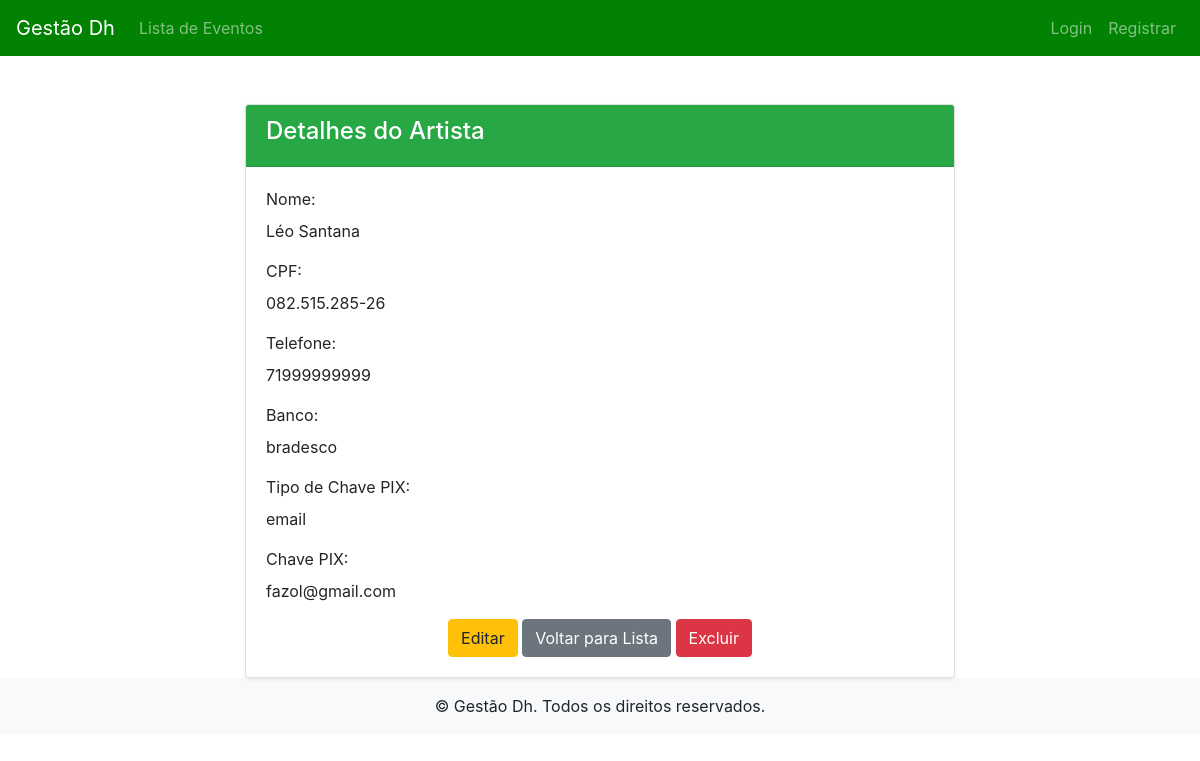
/artistas/artistas/1/detail/, run on an earlier commit of the app's database.
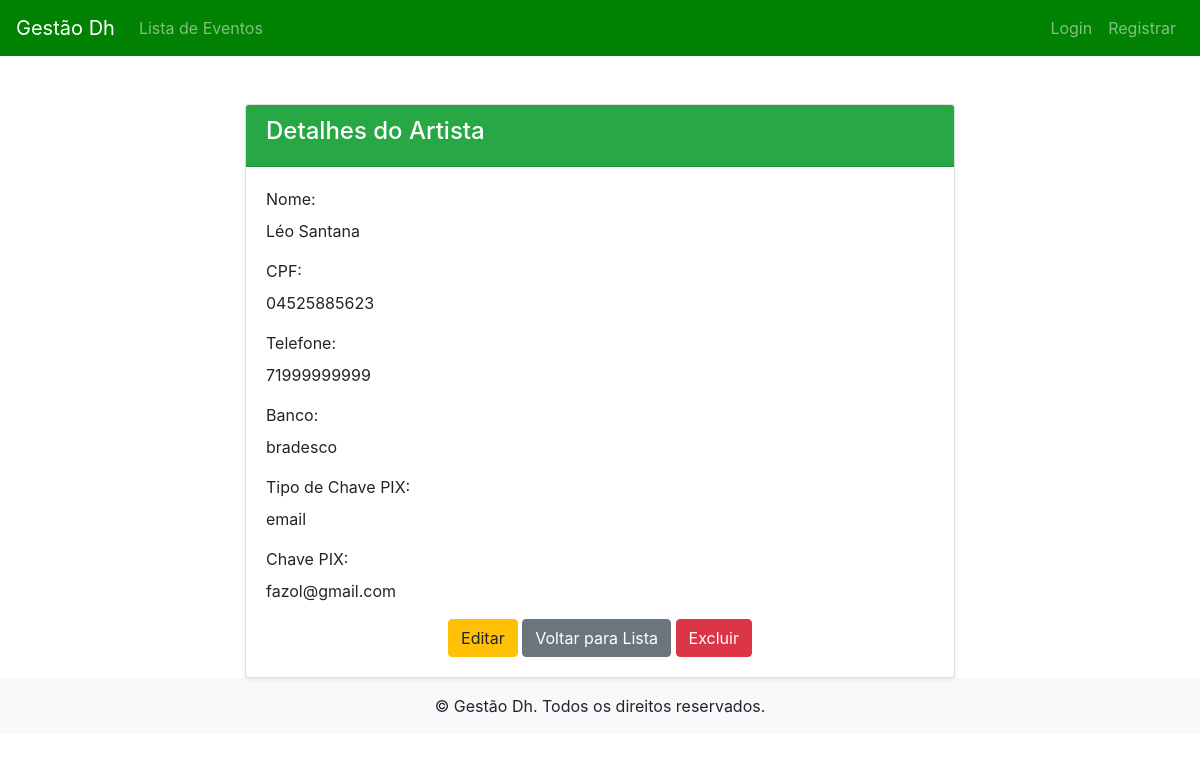
And on a later commit of the database.
### artistas/models.py (models this page shows, shortened)
class Artista(models.Model):
    nome = models.CharField(max_length=100)
    cpf = models.CharField(max_length=14, unique=True)
    telefone = models.CharField(max_length=15, null=True, blank=True)
    banco = models.CharField(max_length=100)
    tipo_chave_pix = models.CharField(max_length=10, choices=TIPO_CHAVE_CHOICES, default='cel')
    chave_pix = models.CharField(max_length=100)

### artistas/views.py (the view)
# urls.py: path('artistas/<int:pk>/detail/', views.ArtistaDetailView.as_view(), name='artista_detail'),
class ArtistaDetailView(DetailView):
    model = models.Artista
    template_name = 'artista_detail.html'

### artistas/templates/artista_detail.html
{% extends 'base.html' %}
{% block content %}
<div class="container mt-5">
    <div class="row">
        <div class="col-md-8 offset-md-2">
            <div class="card shadow-sm">
                <div class="card-header bg-success text-white">
                    <h4>Detalhes do Artista</h4>
                </div>
                <div class="card-body">
                    <div class="form-group">
                        <label>Nome:</label>
                        <p>{{ artista.nome }}</p>
                    </div>
                    <div class="form-group">
                        <label>CPF:</label>
                        <p>{{ artista.cpf }}</p>
                    </div>
                    <div class="form-group">
                        <label>Telefone:</label>
                        <p>{{ artista.telefone }}</p>
                    </div>
                    <div class="form-group">
                        <label>Banco:</label>
                        <p>{{ artista.banco }}</p>
                    </div>
                    <div class="form-group">
                        <label>Tipo de Chave PIX:</label>
                        <p>{{ artista.tipo_chave_pix }}</p>
                    </div>
                    <div class="form-group">
                        <label>Chave PIX:</label>
                        <p>{{ artista.chave_pix }}</p>
                    </div>
                    <div class="text-center">
                        <a href="{% url 'artista_update' artista.id %}" class="btn btn-warning">Editar</a>
                        <a href="{% url 'artista_list' %}" class="btn btn-secondary">Voltar para Lista</a>
                        <a href="{% url 'artista_delete' artista.id %}" class="btn btn-danger" onclick="return confirm('Tem certeza de que deseja excluir este artista?');">Excluir</a>
                    </div>
                </div>
            </div>
        </div>
    </div>
</div>
{% endblock %}

What changed in the data, as far as the page shows it:
changed Artista "Léo Santana": cpf "082.515.285-26" → "04525885623"
